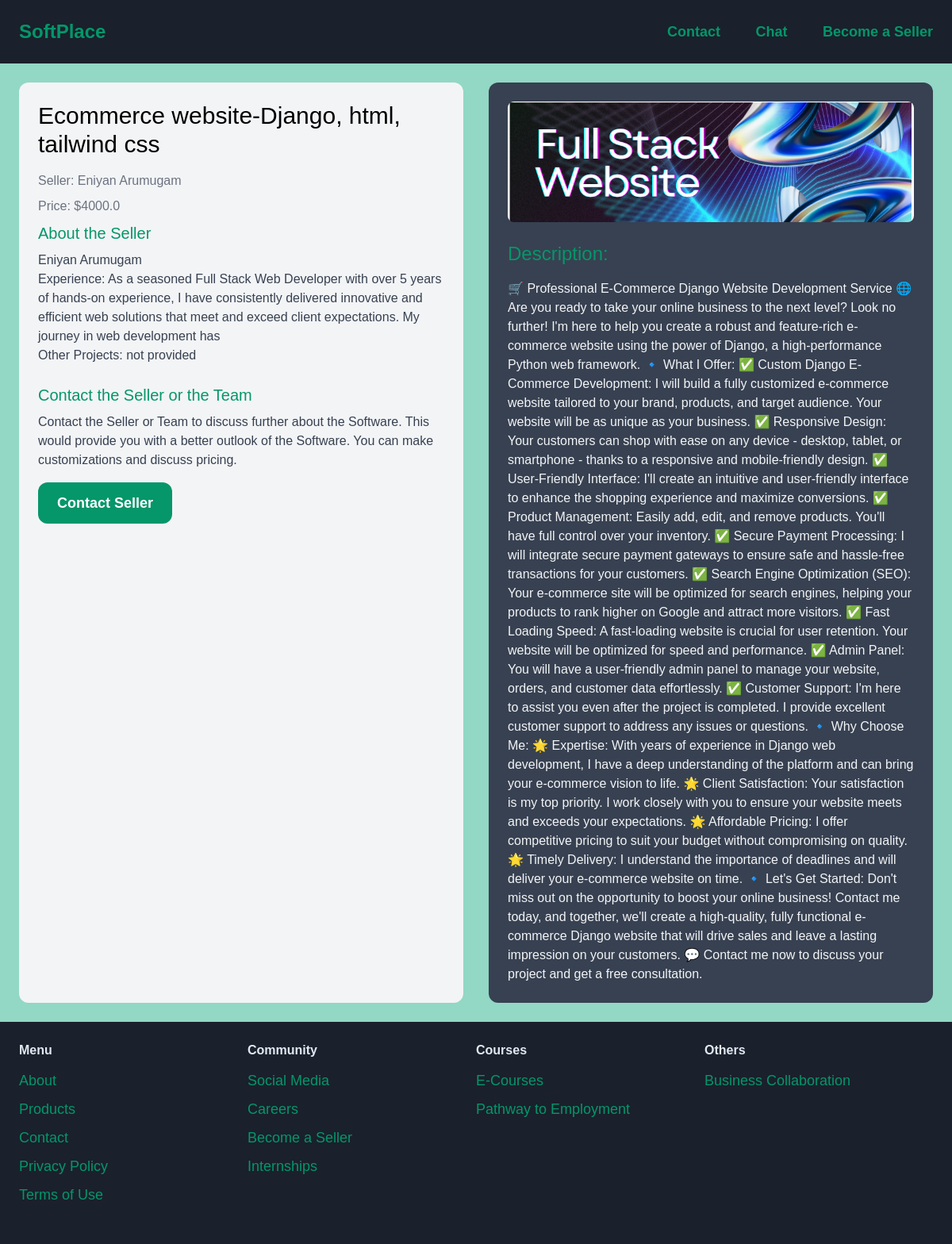
Page /item/1 on the committed database.
### item/models.py (models this page shows, shortened)
class Item(models.Model):
    category=models.ForeignKey(Category, related_name='items', on_delete=models.CASCADE )
    name= models.CharField(max_length=225)
    description= models.TextField(blank=True, null=True)
    image = models.ImageField(upload_to='item_images', blank=True, null=True)
    price = models.FloatField()
    is_sold = models.BooleanField()
    created_by = models.CharField(max_length=50)
    Created_at = models.DateTimeField(auto_now_add=True)
    experience = models.CharField(max_length=225, default='not provided')
    otherprojects = models.CharField(max_length=225, default='not provided')

### item/views.py (the view)
# urls.py: path('<int:pk>', views.detail, name='detail')
def detail(request, pk):
    item = get_object_or_404(Item, pk=pk)
    related_items= Item.objects.filter(category=item.category, is_sold=False).exclude(pk=pk)[0:3]
    return render(request, 'item/detail.html', {
        'item':item,
        'related_items':related_items
    })

### item/templates/item/detail.html (shortened to what this page needs)
{% extends 'core/base.html' %}
{% block content %}
<div class="grid grid-cols-1 lg:grid-cols-2 gap-8">
    <div class="p-6 bg-gray-100 rounded-xl">
        <h1 class="text-3xl mb-4">{{ item.name }}</h1>
        <p class="text-gray-500 mb-2">Seller: {{ item.created_by }}</p>
        <p class="text-gray-500 mb-2">Price: ${{ item.price }}</p>
        <div class="mb-6">
            <h2 class="text-xl text-green-600 mb-2">About the Seller</h2>
            <p class="text-gray-700">{{ item.created_by }}</p>
            <p class="text-gray-700">Experience: {{ item.experience }}</p>
            <p class="text-gray-700">Other Projects: {{ item.otherprojects }}</p>
        </div>
        <div class="mb-6">
            <h2 class="text-xl text-green-600 mb-2">Contact the Seller or the Team</h2>
            <p class="text-gray-700">Contact the Seller or Team to discuss further about the Software. This would provide you with a better outlook of the Software. You can make customizations and discuss pricing.</p>
            <a href="{% url 'core:contact' %}" class="inline-block mt-4 px-6 py-3 text-lg font-semibold bg-green-600 text-white hover:bg-green-700 rounded-xl">Contact Seller</a>
        </div>
    </div>
    <div class="p-6 bg-gray-700 rounded-xl">
        <img src="{{ item.image.url }}" class="rounded-lg mb-6">
        <h2 class="text-2xl text-green-600 mb-4">Description:</h2>
        <p class="text-gray-100">{{ item.description }}</p>
    </div>
</div>
{% endblock %}

### core/templates/core/base.html (style rules this page uses)
body { background-color: #92d8c4; min-height: 100vh; font-family: Arial, sans-serif; }

### rows in the picture
Item: name "Ecommerce website-Django, html, tailwind css", created_by "Eniyan Arumugam", price "4000.0", experience "As a seasoned Full Stack Web Developer with over 5 years of hands-on experience, I have consistently delivered innovative and efficient web solutions that meet and exceed client expectations. My journey in web development has", otherprojects "not provided", image (picture), description "🛒 Professional E-Commerce Django Website Development Service 🌐 Are you ready to take your online business to the next level? Look no further! I'm here to help you create a robust and feature-rich e-commerce website using the power of Django, a high-performance Python web framework. 🔹 What I Offer: ✅ Custom Django E-Commerce Development: I will build a fully customized e-commerce website tailored to your brand, products, and target audience. Your website will be as unique as your business. ✅ Responsive Design: Your customers can shop with ease on any device - desktop, tablet, or smartphone - thanks to a responsive and mobile-friendly design. ✅ User-Friendly Interface: I'll create an…"
